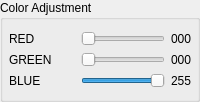
                <widget class="QGroupBox" name="groupBox">
                 <property name="font">
                  <font>
                   <bold>false</bold>
                  </font>
                 </property>
                 <property name="title">
                  <string>Color Adjustment</string>
                 </property>
                 <layout class="QVBoxLayout" name="verticalLayout_18">
                  <property name="leftMargin">
                   <number>6</number>
                  </property>
                  <property name="rightMargin">
                   <number>6</number>
                  </property>
                  <item>
                   <layout class="QHBoxLayout" name="horizontalLayout_9">
                    <property name="spacing">
                     <number>6</number>
                    </property>
                    <item>
                     <widget class="QLabel" name="RLabel_text">
                      <property name="font">
                       <font>
                        <bold>false</bold>
                       </font>
                      </property>
                      <property name="text">
                       <string>RED</string>
                      </property>
                     </widget>
                    </item>
                    <item>
                     <widget class="QSlider" name="RSlider">
                      <property name="sizePolicy">
                       <sizepolicy hsizetype="Preferred" vsizetype="Fixed">
                        <horstretch>0</horstretch>
                        <verstretch>0</verstretch>
                       </sizepolicy>
                      </property>
                      <property name="maximum">
                       <number>255</number>
                      </property>
                      <property name="orientation">
                       <enum>Qt::Orientation::Horizontal</enum>
                      </property>
                     </widget>
                    </item>
                    <item>
                     <widget class="QLabel" name="RLabel">
                      <property name="maximumSize">
                       <size>
                        <width>20</width>
                        <height>16777215</height>
                       </size>
                      </property>
                      <property name="text">
                       <string notr="true">000</string>
                      </property>
                     </widget>
                    </item>
                   </layout>
                  </item>
                  <item>
                   <layout class="QHBoxLayout" name="horizontalLayout_10">
                    <item>
                     <widget class="QLabel" name="GLabel_text">
                      <property name="font">
                       <font>
                        <bold>false</bold>
                       </font>
                      </property>
                      <property name="text">
                       <string>GREEN</string>
                      </property>
                     </widget>
                    </item>
                    <item>
                     <widget class="QSlider" name="GSlider">
                      <property name="sizePolicy">
                       <sizepolicy hsizetype="Preferred" vsizetype="Fixed">
                        <horstretch>0</horstretch>
                        <verstretch>0</verstretch>
                       </sizepolicy>
                      </property>
                      <property name="maximum">
                       <number>255</number>
                      </property>
                      <property name="orientation">
                       <enum>Qt::Orientation::Horizontal</enum>
                      </property>
                     </widget>
                    </item>
                    <item>
                     <widget class="QLabel" name="GLabel">
                      <property name="maximumSize">
                       <size>
                        <width>20</width>
                        <height>16777215</height>
                       </size>
                      </property>
                      <property name="text">
                       <string notr="true">000</string>
                      </property>
                     </widget>
                    </item>
                   </layout>
                  </item>
                  <item>
                   <layout class="QHBoxLayout" name="horizontalLayout_11">
                    <item>
                     <widget class="QLabel" name="BLabel_text">
                      <property name="font">
                       <font>
                        <bold>false</bold>
                       </font>
                      </property>
                      <property name="text">
                       <string>BLUE</string>
                      </property>
                     </widget>
                    </item>
                    <item>
                     <widget class="QSlider" name="BSlider">
                      <property name="sizePolicy">
                       <sizepolicy hsizetype="Preferred" vsizetype="Fixed">
                        <horstretch>0</horstretch>
                        <verstretch>0</verstretch>
                       </sizepolicy>
                      </property>
                      <property name="maximum">
                       <number>255</number>
                      </property>
                      <property name="value">
                       <number>255</number>
                      </property>
                      <property name="orientation">
                       <enum>Qt::Orientation::Horizontal</enum>
                      </property>
                     </widget>
                    </item>
                    <item>
                     <widget class="QLabel" name="BLabel">
                      <property name="maximumSize">
                       <size>
                        <width>20</width>
                        <height>16777215</height>
                       </size>
                      </property>
                      <property name="text">
                       <string notr="true">255</string>
                      </property>
                     </widget>
                    </item>
                   </layout>
                  </item>
                 </layout>
                </widget>
